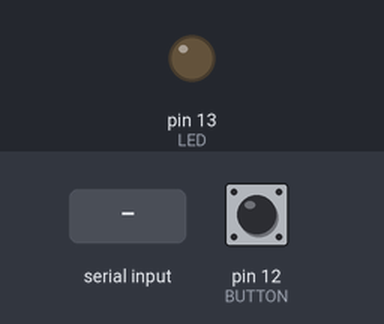
Recording of a sketch running on a simulated Arduino Uno, built with avr-gcc and run on an emulated ATmega328P. Shown: output pins drawn as LEDs (lit = HIGH). The test bench sets the inputs (shaded band); at power-on: pin 12 (BUTTON) LOW. What the sketch prints to the serial monitor is not drawn.

Above: at 1.2 s.
1.3 s: "1" received over Serial
At 2.4 s:
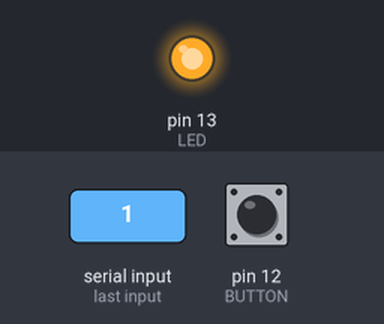
2.8 s: "0" received over Serial
At 3.6 s:
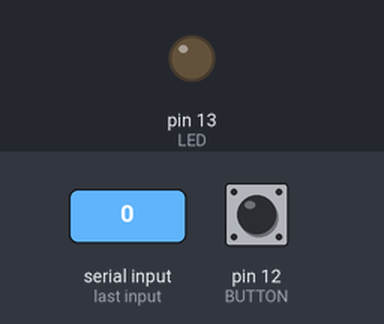
Timing chart, 0 to 5.8 s (numbered marks = the images above; inputs shaded):
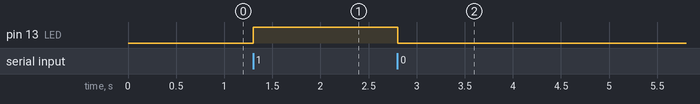

The sketch:

basic_button_led.ino
```cpp
//Set I/O Pin Constants
const int LED = 13; //led pin
const int BUTTON = 12; //button pin

int state = 0;
int inByte;

void setup() {

  Serial.begin(9600); //open serial port at 9600 bps rate

  pinMode(LED, OUTPUT); //Set led pin as output
  pinMode(BUTTON, INPUT); //Set button pin as input
}

void loop() {
// put your main code here, to run repeatedly:

  //check for incoming serial data
  if (Serial.available() > 0){
    inByte = Serial.read();

    //if serial is turn on led if not turn off led
    if (inByte == '1') {
      digitalWrite(LED, HIGH);
      }
    else if (inByte == '0'){
      digitalWrite(LED, LOW);
      }
    }
  // if there is not incoming serial data read button state
  // and send it to the serial port
  else {
    state = digitalRead(BUTTON);
    if (state == HIGH){
      Serial.print('1'); //if button is on send out 1
      }
    else if (state == LOW) {
      Serial.print('0'); //if button is low send out 0
      }
   }
}
```

Measured:
- after the input at 1.3 s, pin 13 (LED): LOW → HIGH at once
- after the input at 2.8 s, pin 13 (LED): HIGH → LOW at once
